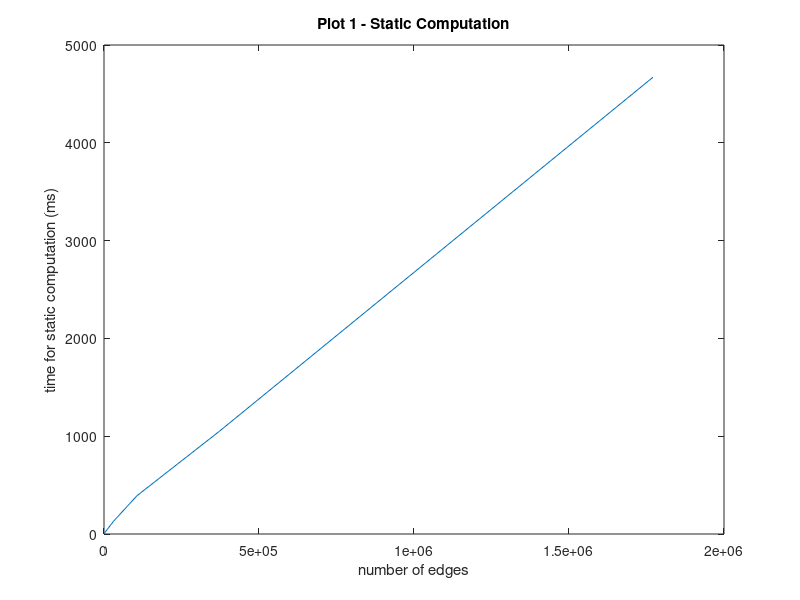

This chart was generated by the following MATLAB code:
x = [64,128,259,530,1054,2183,4411,9875,29779,106361,372670,1770677];
y = [0.227,0.494,1.188,2.719,4.411,9.212,21.301,43.987,126.775,391.355,1051.570,4669.690];
figure
plot(x,y)
title('Plot 1 - Static Computation');
xlabel('number of edges'); % x-axis label
ylabel('time for static computation (ms)'); % y-axis label
% legend('y = computation time','x = no. of edges'); 